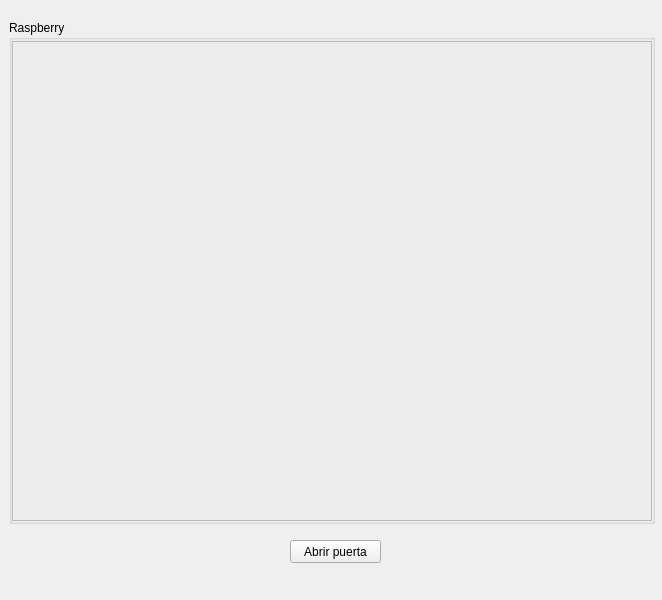
<?xml version="1.0" encoding="UTF-8"?>
<ui version="4.0">
 <class>ver_raspicam</class>
 <widget class="QDialog" name="ver_raspicam">
  <property name="geometry">
   <rect>
    <x>0</x>
    <y>0</y>
    <width>662</width>
    <height>600</height>
   </rect>
  </property>
  <property name="focusPolicy">
   <enum>Qt::ClickFocus</enum>
  </property>
  <property name="windowTitle">
   <string>Raspicam</string>
  </property>
  <widget class="QGroupBox" name="groupBox">
   <property name="geometry">
    <rect>
     <x>9</x>
     <y>20</y>
     <width>646</width>
     <height>504</height>
    </rect>
   </property>
   <property name="title">
    <string>Raspberry</string>
   </property>
   <widget class="QLabel" name="lbl_ImagenVideo">
    <property name="geometry">
     <rect>
      <x>3</x>
      <y>21</y>
      <width>640</width>
      <height>480</height>
     </rect>
    </property>
    <property name="frameShape">
     <enum>QFrame::StyledPanel</enum>
    </property>
    <property name="text">
     <string/>
    </property>
    <property name="scaledContents">
     <bool>true</bool>
    </property>
   </widget>
  </widget>
  <widget class="QPushButton" name="Btn_AbrirPuerta">
   <property name="geometry">
    <rect>
     <x>290</x>
     <y>540</y>
     <width>91</width>
     <height>23</height>
    </rect>
   </property>
   <property name="focusPolicy">
    <enum>Qt::NoFocus</enum>
   </property>
   <property name="text">
    <string>Abrir puerta</string>
   </property>
  </widget>
 </widget>
 <resources/>
 <connections/>
</ui>
